Frame 1 (no input): blank canvas, image omitted
Frame 60 (the mouse pressed at the canvas centre just before this capture): blank canvas, image omitted
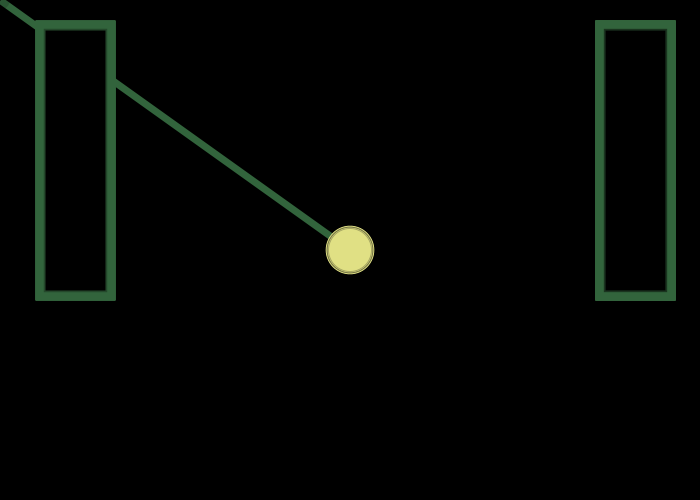
Frame 120 (the mouse held since frame 60 and released just before this capture)

The Processing sketch whose frames 1 and 60 were blank and that drew this single picture after the mouse press (run headless with seeded random() and noise(); from frame 60 on, the mouse is pressed at the canvas centre):

// Processing sketch: processing_160491
// ── processing_160491.pde

void setup() {
  size(700, 500);
  background(0);
  smooth();
  frameRate(30);
}

void draw() {
  float r = random(2,50);
  if (mousePressed) {
    stroke(50, 100, 60);
    strokeWeight(random(5, 10));
    strokeCap(BEVEL);
    rect(40, 25, 70, 270);
    rect(600, 25, 70, 270);
    rect(600, 25, 70, 270);
    line(mouseX, mouseY, pmouseX, pmouseY); 
    noStroke();
    fill(100, 180, 50);
    fill(300, 280, 150);
    ellipse(mouseX, mouseY, r, r); 
    fill(0, random(0, 155));
    ellipse(pmouseX, pmouseY, r, r);
  }  
}


void keyPressed() {
  if (key=='s') {
    saveImage();
  }
  if (key=='z') {
    background(155);
  }
  if (key=='b') {
    filter(BLUR);
  }
}

void saveImage() {
  String fileName = timeStamp()+".tiff";
  PImage imageSave = get(0, 0, width, height);
  imageSave.save(fileName);
}

String timeStamp() {
  String timestamp = year()+"_"+month()+"_"+day()+"_"+minute()+"_"+second()+"_"+millis();
  return timestamp;
}
